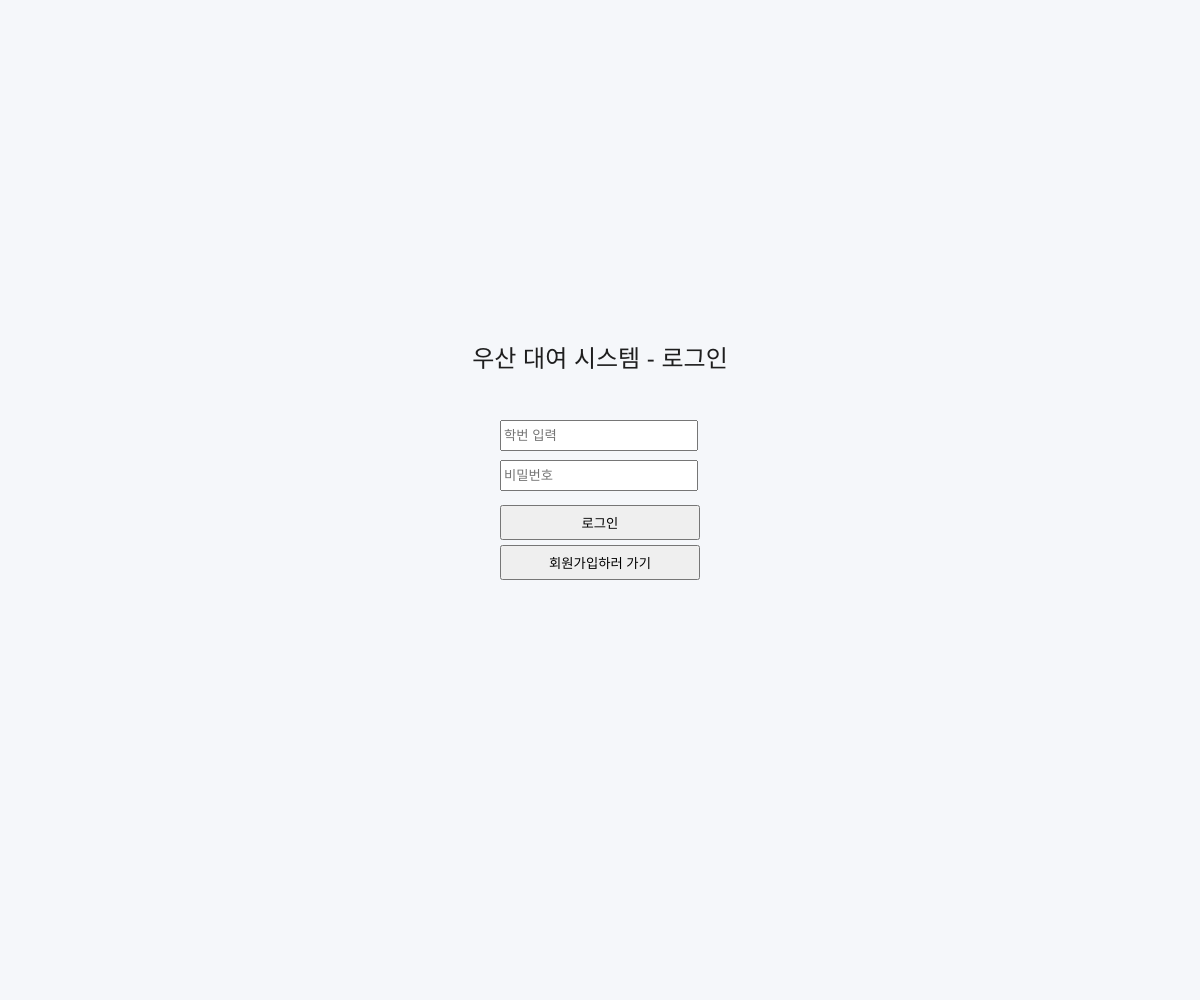
Frame 1 (no input)
Frame 60 (no input): identical to frame 1, image omitted
Frame 120 (the mouse pressed at the canvas centre since frame 60): identical to frame 1, image omitted

The p5.js sketch that drew this single still picture (run headless with seeded random() and noise() and a simulated clock; from frame 60 on, the mouse is pressed at the canvas centre):

// p5.js sketch
// ── sketch.js
// 화면 상태 ('LOGIN', 'SIGNUP_STEP1', 'SIGNUP_STEP2', 'MAIN')
let currentScreen = 'LOGIN';

// 사용자 정보 저장 (학번을 ID로 사용)
let users = {}; 
let loggedInUser = '';
let tempVerifiedId = ''; // 인증된 학번 임시 저장

// UI 엘리먼트 변수
let loginIdInput, loginPwInput;
let loginBtn, goToSignupBtn;

let signupIdInput, verifyStudentBtn, backToLoginBtn;
let signupPwInput, signupFinalBtn, backToStep1Btn;

let logoutBtn;
let rentalBtns = [];

// 형남공학관 대여 장소 데이터
let locations = [
  { name: '형남공학관 지하 1층', available: 5, total: 5 },
  { name: '형남공학관 1층', available: 3, total: 5 },
  { name: '형남공학관 2층', available: 2, total: 5 }
];

let rentedLocationIndex = -1;

function setup() {
  // 브라우저 전체 화면 크기로 캔버스 생성
  createCanvas(windowWidth, windowHeight);
  
  // 1. 로그인 화면 UI
  loginIdInput = createInput('').attribute('placeholder', '학번 입력');
  loginPwInput = createInput('', 'password').attribute('placeholder', '비밀번호');
  loginBtn = createButton('로그인');
  loginBtn.mousePressed(handleLogin);
  goToSignupBtn = createButton('회원가입하러 가기');
  goToSignupBtn.mousePressed(() => switchScreen('SIGNUP_STEP1'));

  // 2. 회원가입 1단계 (학번 및 학생증 인증) UI
  signupIdInput = createInput('').attribute('placeholder', '학번 입력 (예: 20261234)');
  verifyStudentBtn = createButton('학생증 인증하기');
  verifyStudentBtn.mousePressed(handleStudentVerification);
  backToLoginBtn = createButton('로그인 화면으로');
  backToLoginBtn.mousePressed(() => switchScreen('LOGIN'));

  // 3. 회원가입 2단계 (비밀번호 설정) UI
  signupPwInput = createInput('', 'password').attribute('placeholder', '사용할 비밀번호 입력');
  signupFinalBtn = createButton('회원가입 완료');
  signupFinalBtn.mousePressed(handleSignupComplete);
  backToStep1Btn = createButton('이전으로');
  backToStep1Btn.mousePressed(() => switchScreen('SIGNUP_STEP1'));

  // 4. 메인 (우산 대여) 화면 UI
  logoutBtn = createButton('로그아웃');
  logoutBtn.mousePressed(handleLogout);

  for (let i = 0; i < locations.length; i++) {
    let btn = createButton('대여하기');
    let index = i;
    btn.mousePressed(() => handleRental(index));
    rentalBtns.push(btn);
  }

  // 초기 화면 설정
  switchScreen('LOGIN');
}

function draw() {
  background(245, 247, 250);

  // 화면별 안내 문구 렌더링 (반응형 중앙 정렬 기준)
  let cx = width / 2;

  if (currentScreen === 'LOGIN') {
    drawBoxTitle(cx, '우산 대여 시스템 - 로그인');
  } else if (currentScreen === 'SIGNUP_STEP1') {
    drawBoxTitle(cx, '회원가입 [1단계] - 학생증 인증');
  } else if (currentScreen === 'SIGNUP_STEP2') {
    drawBoxTitle(cx, '회원가입 [2단계] - 비밀번호 설정');
  } else if (currentScreen === 'MAIN') {
    drawMainScreen();
  }
}

// 공통 타이틀 그리기
function drawBoxTitle(cx, titleText) {
  fill(30);
  textAlign(CENTER, CENTER);
  textSize(24);
  text(titleText, cx, height / 2 - 140);
}

// 브라우저 창 크기가 바뀌어도 화면 비율에 맞춰 UI 재배치
function windowResized() {
  resizeCanvas(windowWidth, windowHeight);
  switchScreen(currentScreen);
}

// ==========================================
// 화면 전환 및 UI 엘리먼트 배치 제어
// ==========================================
function switchScreen(screenName) {
  currentScreen = screenName;
  let cx = width / 2;
  let cy = height / 2;

  // 모든 DOM 요소 숨기기
  loginIdInput.hide();
  loginPwInput.hide();
  loginBtn.hide();
  goToSignupBtn.hide();
  
  signupIdInput.hide();
  verifyStudentBtn.hide();
  backToLoginBtn.hide();

  signupPwInput.hide();
  signupFinalBtn.hide();
  backToStep1Btn.hide();

  logoutBtn.hide();
  for (let btn of rentalBtns) {
    btn.hide();
  }

  // 현재 화면에 맞는 요소만 표시 및 위치 재조정
  if (screenName === 'LOGIN') {
    loginIdInput.position(cx - 100, cy - 80);
    loginPwInput.position(cx - 100, cy - 40);
    loginBtn.position(cx - 100, cy + 5);
    loginBtn.size(200, 35);
    goToSignupBtn.position(cx - 100, cy + 45);
    goToSignupBtn.size(200, 35);

    loginIdInput.size(190, 25);
    loginPwInput.size(190, 25);

    loginIdInput.show();
    loginPwInput.show();
    loginBtn.show();
    goToSignupBtn.show();

  } else if (screenName === 'SIGNUP_STEP1') {
    signupIdInput.position(cx - 100, cy - 60);
    verifyStudentBtn.position(cx - 100, cy - 15);
    verifyStudentBtn.size(200, 35);
    backToLoginBtn.position(cx - 100, cy + 25);
    backToLoginBtn.size(200, 35);

    signupIdInput.size(190, 25);

    signupIdInput.show();
    verifyStudentBtn.show();
    backToLoginBtn.show();

  } else if (screenName === 'SIGNUP_STEP2') {
    signupPwInput.position(cx - 100, cy - 60);
    signupFinalBtn.position(cx - 100, cy - 15);
    signupFinalBtn.size(200, 35);
    backToStep1Btn.position(cx - 100, cy + 25);
    backToStep1Btn.size(200, 35);

    signupPwInput.size(190, 25);

    signupPwInput.show();
    signupFinalBtn.show();
    backToStep1Btn.show();

  } else if (screenName === 'MAIN') {
    logoutBtn.position(width - 110, 30);
    logoutBtn.size(80, 30);
    logoutBtn.show();

    for (let i = 0; i < rentalBtns.length; i++) {
      let boxY = cy - 60 + i * 85;
      rentalBtns[i].position(cx + 120, boxY + 15);
      rentalBtns[i].size(90, 35);
      
      if (rentedLocationIndex === -1) {
        rentalBtns[i].html('대여하기');
        rentalBtns[i].show();
      } else if (rentedLocationIndex === i) {
        rentalBtns[i].html('반납하기');
        rentalBtns[i].show();
      } else {
        rentalBtns[i].hide();
      }
    }
  }
}

// 메인 화면 그리기 (반응형 카드 리스트 스타일)
function drawMainScreen() {
  let cx = width / 2;
  let cy = height / 2;

  fill(30);
  textAlign(LEFT, CENTER);
  textSize(16);
  text(`환영합니다, ${loggedInUser}님!`, 40, 40);

  textAlign(CENTER, CENTER);
  textSize(22);
  text('형남공학관 우산 대여소 목록', cx, cy - 130);

  for (let i = 0; i < locations.length; i++) {
    let loc = locations[i];
    let boxY = cy - 60 + i * 85;

    // 대여소 카드 배경
    fill(255);
    stroke(210, 215, 225);
    strokeWeight(1);
    rect(cx - 220, boxY, 440, 65, 8);

    noStroke();
    fill(40);
    textAlign(LEFT, CENTER);
    textSize(16);
    text(loc.name, cx - 200, boxY + 32);

    textSize(14);
    fill(100);
    text(`잔여 수량: ${loc.available} / ${loc.total}`, cx - 40, boxY + 32);
  }

  // 안내 메시지
  fill(70);
  textAlign(CENTER, CENTER);
  textSize(14);
  if (rentedLocationIndex !== -1) {
    text(`현재 [${locations[rentedLocationIndex].name}]에서 우산을 대여 중입니다.`, cx, cy + 185);
  } else {
    text('원하시는 대여소의 버튼을 눌러 우산을 대여하세요.', cx, cy + 185);
  }
}

// ==========================================
// 로직 및 이벤트 핸들러
// ==========================================

// 1단계: 학번 인증 처리
function handleStudentVerification() {
  let id = signupIdInput.value().trim();

  if (id === '') {
    alert('학번을 입력해주세요.');
    return;
  }

  if (users[id]) {
    alert('이미 가입된 학번입니다. 로그인해주세요.');
    switchScreen('LOGIN');
    return;
  }

  // (모의 인증 과정) 실제 구현 시 학생증 이미지 업로드나 API 연동 검증 로직이 들어갈 수 있는 자리입니다.
  let isVerified = confirm(`입력하신 학번 [ ${id} ]이(가) 맞습니까?\n[확인]을 누르면 학생증 인증이 완료됩니다.`);
  
  if (isVerified) {
    tempVerifiedId = id; // 인증된 학번 임시 저장
    alert('학생증 인증이 성공적으로 완료되었습니다! 비밀번호를 설정해주세요.');
    signupIdInput.value('');
    switchScreen('SIGNUP_STEP2');
  }
}

// 2단계: 비밀번호 설정 후 회원가입 완료
function handleSignupComplete() {
  let pw = signupPwInput.value().trim();

  if (pw === '') {
    alert('비밀번호를 입력해주세요.');
    return;
  }

  // 회원 정보 등록
  users[tempVerifiedId] = pw;
  alert(`회원가입이 완료되었습니다!\n인증된 학번: ${tempVerifiedId}`);
  
  signupPwInput.value('');
  tempVerifiedId = '';
  switchScreen('LOGIN');
}

// 로그인 처리
function handleLogin() {
  let id = loginIdInput.value().trim();
  let pw = loginPwInput.value().trim();

  if (users[id] && users[id] === pw) {
    loggedInUser = id;
    loginIdInput.value('');
    loginPwInput.value('');
    switchScreen('MAIN');
  } else {
    alert('학번 또는 비밀번호가 일치하지 않습니다.');
  }
}

// 로그아웃
function handleLogout() {
  loggedInUser = '';
  rentedLocationIndex = -1;
  switchScreen('LOGIN');
}

// 대여 / 반납 처리
function handleRental(index) {
  if (rentedLocationIndex === -1) {
    if (locations[index].available > 0) {
      locations[index].available -= 1;
      rentedLocationIndex = index;
      alert(`${locations[index].name}에서 우산을 대여했습니다.`);
    } else {
      alert('현재 남은 우산이 없습니다.');
    }
  } else if (rentedLocationIndex === index) {
    locations[index].available += 1;
    rentedLocationIndex = -1;
    alert(`${locations[index].name}에 우산을 반납했습니다.`);
  }

  switchScreen('MAIN');
}
// ── style.css
html, body {
  margin: 0;
  padding: 0;
  overflow: hidden;
  background-color: #f5f7fa;
}
canvas {
  display: block;
}
